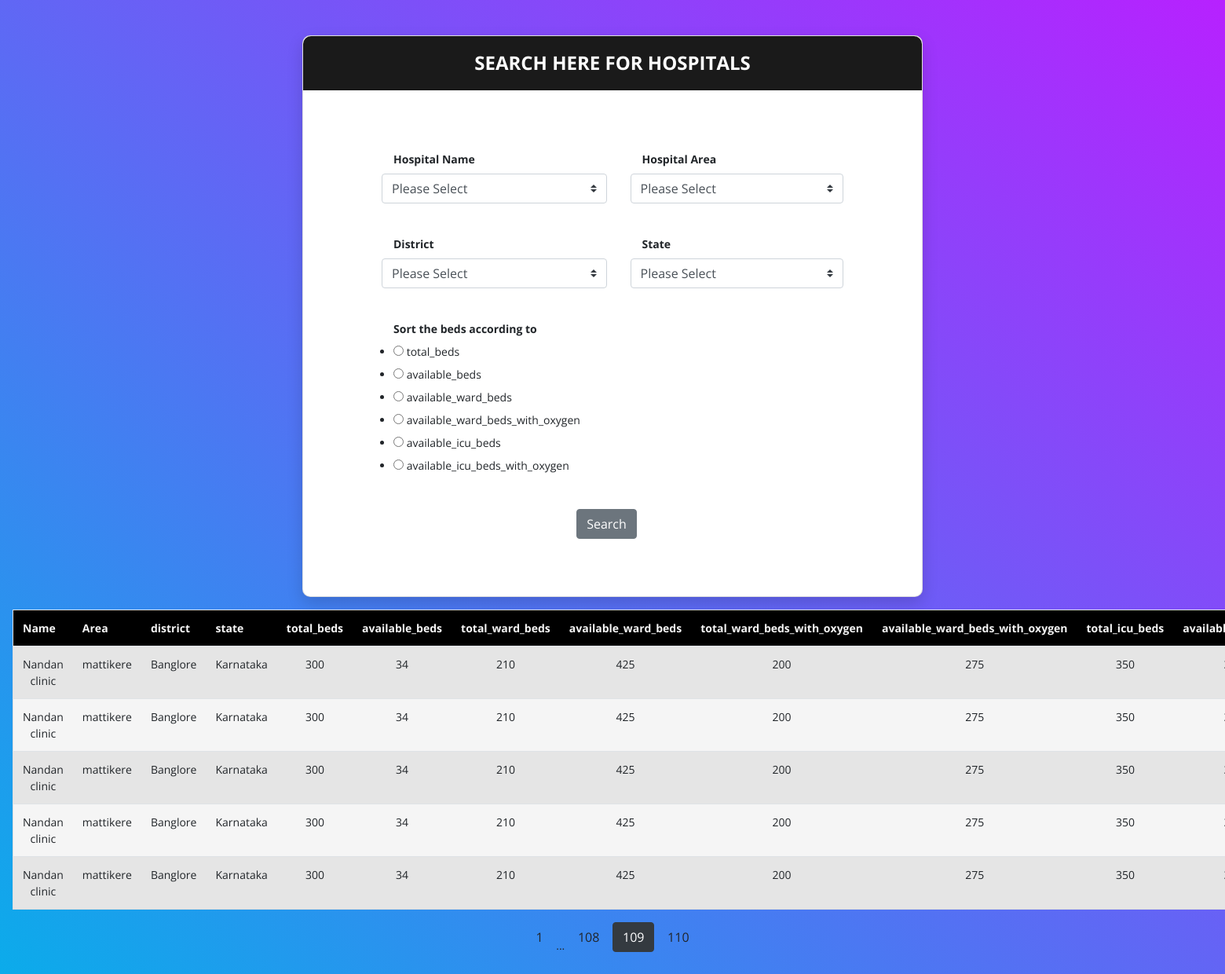
The app's page /?page=109 with its own data.
### models.py (models this page shows, shortened)
class Hospital(db.Model):
    id = db.Column(db.Integer, primary_key=True)
    name = db.Column(db.String(100), nullable=False)
    area = db.Column(db.String(100), nullable=False)
    district = db.Column(db.String(100), nullable=False)
    state = db.Column(db.String(100), nullable=False)
    total_beds = db.Column(db.Integer, nullable=False)
    available_beds = db.Column(db.Integer, nullable=False)
    total_ward_beds = db.Column(db.Integer, nullable=False)
    available_ward_beds = db.Column(db.Integer, nullable=False)
    total_ward_beds_with_oxygen = db.Column(db.Integer, nullable=False)
    available_ward_beds_with_oxygen = db.Column(db.Integer, nullable=False)
    total_icu_beds = db.Column(db.Integer, nullable=False)
    available_icu_beds = db.Column(db.Integer, nullable=False)
    total_icu_beds_with_oxygen = db.Column(db.Integer, nullable=False)
    available_icu_beds_with_oxygen = db.Column(db.Integer, nullable=False)
    beds = db.relationship('Bed', backref='hospital', lazy=True)

### app.py (the view, shortened to what this page needs)
@app.route('/', methods=['GET','POST'])
def index():
    name=False
    district=False
    state=False
    area=False
    beds= False
    form = InfoForm()
    page = request.args.get('page', 1, type=int)
    print('page: ', page)
    if request.method == 'GET':
        name = request.args.get('name')
        state = request.args.get('state')
        district = request.args.get('district')
        area = request.args.get('area')
        beds = request.args.get('beds')
    if form.validate_on_submit() and request.method == "POST":
        print('POST request')
    data = Hospital.query.order_by(Hospital.total_beds.desc()).paginate(per_page=5, page=page)
    if(name =='Please Select' and district =='Please Select' and state =='Please Select' and area =='Please Select'):
        if beds == 'total_beds':
            data = Hospital.query.order_by(Hospital.total_beds.desc()).paginate(per_page=5, page=page)
        elif beds== 'available_beds':
            data = Hospital.query.order_by(Hospital.available_beds.desc()).paginate(per_page=5, page=page)
        elif beds == 'available_ward_beds':
            data = Hospital.query.order_by(Hospital.available_ward_beds.desc()).paginate(per_page=5, page=page)
        elif beds == 'available_ward_beds_with_oxygen':
            data = Hospital.query.order_by(Hospital.available_ward_beds_with_oxygen.desc()).paginate(per_page=5, page=page)
        elif beds == 'available_icu_beds':
            data = Hospital.query.order_by(Hospital.available_icu_beds.desc()).paginate(per_page=5, page=page)
        elif beds == 'available_icu_beds_with_oxygen':
            data = Hospital.query.order_by(Hospital.available_icu_beds_with_oxygen.desc()).paginate(per_page=5, page=page)
    elif(name !=  'Please Select' and district !='Please Select' and state !='Please Select' and area !='Please Select'):
        if beds == 'total_beds':
            data = Hospital.query.filter_by(name=name, district=district, state=state, area=area).order_by(Hospital.total_beds.desc()).paginate(per_page=5, page=page)
        elif beds== 'available_beds':
            data = Hospital.query.filter_by(name=name, district=district, state=state, area=area).order_by(Hospital.available_beds).paginate(per_page=5, page=page)
        elif beds == 'available_ward_beds':
            data = Hospital.query.filter_by(name=name, district=district, state=state, area=area).order_by(Hospital.available_ward_beds.desc()).paginate(per_page=5, page=page)
        elif beds == 'available_ward_beds_with_oxygen':
            data = Hospital.query.filter_by(name=name, district=district, state=state, area=area).order_by(Hospital.available_ward_beds_with_oxygen.desc()).paginate(per_page=5, page=page)
        elif beds == 'available_icu_beds':
            data = Hospital.query.filter_by(name=name, district=district, state=state, area=area).order_by(Hospital.available_icu_beds.desc()).paginate(per_page=5, page=page)
        elif beds == 'available_icu_beds_with_oxygen':
            data = Hospital.query.filter_by(name=name, district=district, state=state, area=area).order_by(Hospital.available_icu_beds_with_oxygen.desc()).paginate(per_page=5, page=page)
    else:
        data = Hospital.query.order_by(Hospital.total_beds.desc()).paginate(per_page=5, page=page)
        print("Get Request")
    form.name.data = name
    form.district.data = district
    form.state.data = state
    form.area.data = area
    form.beds.data = beds
    return render_template('index.html', form=form, name=name, district=district, state=state, area=area, beds=beds, hospitals=data)

### forms.py
class InfoForm(FlaskForm):
    name = SelectField('Name', choices=[('Please Select','Please Select'),('Preetham emergency','Preetham emergency'),('Nandan clinic','Nandan clinic'),('Siddarth multispeciality','Siddarth multispeciality'),('Father Muller Hospital','Father Muller Hospital')])
    district = SelectField('District: ', choices=[('Please Select','Please Select'),('D.K','D.K'),('Banglore','Banglore')])
    state = SelectField('State: ', choices=[('Please Select','Please Select'),('Andra','Andra'),('Karnataka','Karnataka')])
    area = SelectField('Area: ', choices=[('Please Select','Please Select'),('badyar','badyar'),('mattikere','mattikere')])
    beds = RadioField('Sort bed results by ',[validators.Required()], choices=[('total_beds','total_beds'),('available_beds','available_beds'),('available_ward_beds','available_ward_beds'),('available_ward_beds_with_oxygen','available_ward_beds_with_oxygen'),('available_icu_beds','available_icu_beds'),('available_icu_beds_with_oxygen','available_icu_beds_with_oxygen')], default='total_beds')
    submit = SubmitField('Search')

### templates/index.html (shortened to what this page needs)
<!DOCTYPE html>
<html lang="en">
<head>
    <link rel="stylesheet" href="https://stackpath.bootstrapcdn.com/bootstrap/4.3.1/css/bootstrap.min.css">
	    <link href="https://unpkg.com/aos@2.3.1/dist/aos.css" rel="stylesheet">
        <link rel="stylesheet" href="https://cdnjs.cloudflare.com/ajax/libs/select2/4.0.13/css/select2.min.css" />
    <link rel="stylesheet" href="https://cdn.jsdelivr.net/npm/material-design-icons-iconfont@6.1.0/dist/material-design-icons.min.css">
    <link rel="stylesheet" href="https://stackpath.bootstrapcdn.com/font-awesome/4.7.0/css/font-awesome.min.css">
    <link href="static/main.css" rel="stylesheet" media="all">
</head>
<body>
<div id="wrapper">
    <div class="page-wrapper bg-gra-03 p-t-45 p-b-50">
        <div class="wrapper wrapper--w790">
            <div class="card card-5">
                <div class="card-heading">
                    <h2 class="title">Search Here for Hospitals</h2>
                </div>
                <div class="card-body">
                    <div style="padding-left: 0px;" class="container">
                            <div class="col-md-12">
                                <form href="/" method="POST">
                                    <div class="row">
                                        <div style="padding-left: 0px;" class="col-sm-6">
                                            <div style="margin-top: 25px;" class="form-group">
                                                <label for="na" style="margin-left: 30px;" class="form-label "><b>Hospital Name</b></label>
                                                <span class = "col-sm-4">
                                                    {{ form.name(id="na",class="custom-select selectFilter") }}
                                                </span>
                                            </div>
                                        </div>
                                        <div class="col-sm-6">
                                            <div style="margin-top: 25px;" class="form-group">
                                                <label for="area" style="margin-left: 30px;" class="form-label "><b>Hospital Area</b></label>
                                                <span class = "col-sm-4">
                                                    {{ form.area(id="area",class="custom-select selectFilter")}}
                                                </span>
                                            </div>
                                        </div>
                                        <div style="padding-left: 0px;" class="col-sm-6">
                                            <div style="margin-top: 25px;" class="form-group">
                                                <label for="district" style="margin-left: 30px;" class="form-label "><b>District</b></label>
                                                <span class = "col-sm-4">
                                                    {{ form.district(id="district",class="custom-select selectFilter")}}
                                                </span>
                                            </div>
                                        </div>
                                        <div class="col-sm-6">
                                            <div style="margin-top: 25px;" class="form-group">
                                                <label for="state" style="margin-left: 30px;" class="form-label "><b>State</b></label>
                                                <span class = "col-sm-4">
                                                    {{ form.state(id="state",class="custom-select selectFilter")}}
                                                </span>
                                            </div>
                                        </div>
                                    </div>
                                    <div class="col-sm-6">
                                        <div style="margin-top: 25px;" class="form-group">
                                            <label class="form-label "><b>Sort the beds according to</b></label>
                                            <span class = "col-sm-4">
                                                    {{ form.beds(class="radio") }}
                                            </span>
                                        </div>
                                    </div>
                                    <div style="text-align: center;">
                                        {{form.submit(class="btn btn-secondary")}}
                                    </div>
                                </form>
                            </div>
                        </div>
                    </div>
                </div>
            </div>
        <table class="table">
            <tr  class="table__header">
                <th class="table__cell">Name</th>
                <th class="table__cell">Area</th>
                <th class="table__cell">district</th>
                <th class="table__cell">state</th>
                <th class="table__cell">total_beds</th>
                <th class="table__cell">available_beds</th>
                <th class="table__cell">total_ward_beds</th>
                <th class="table__cell">available_ward_beds</th>
                <th class="table__cell">total_ward_beds_with_oxygen</th>
                <th class="table__cell">available_ward_beds_with_oxygen</th>
                <th class="table__cell">total_icu_beds</th>
                <th class="table__cell">available_icu_beds</th>
            </tr>
            {% for row in hospitals.items %}
            <tr style="text-align: center;" class="table__row">
                <td class="table__cell">{{row.name}}</td>
                <td class="table__cell">{{row.area}}</td>
                <td class="table__cell">{{row.district}}</td>
                <td class="table__cell">{{row.state}}</td>
                <td class="table__cell">{{row.total_beds}}</td>
                <td class="table__cell">{{row.available_beds}}</td>
                <td class="table__cell">{{row.total_ward_beds}}</td>
                <td class="table__cell">{{row.available_ward_beds}}</td>
                <td class="table__cell">{{row.total_ward_beds_with_oxygen}}</td>
                <td class="table__cell">{{row.available_ward_beds_with_oxygen}}</td>
                <td class="table__cell">{{row.total_icu_beds}}</td>
                <td class="table__cell">{{row.available_icu_beds}}</td>
            </tr>
            {% endfor %}
        </table>
        <div style="text-align: center;">
        {% for page_num in hospitals.iter_pages(left_edge=1, right_edge=1, left_current=1, right_current=2) %}
            {% if page_num %}
                {% if hospitals.page == page_num  %}
                    <a  class="btn btn-dark mb-4" href="{{url_for('index', page=page_num, name=name, district=district, state=state, area=area, beds=beds) }}">{{ page_num }}</a>
                {% else %}
                    <a  class="btn btn-outline dark mb-4" href="{{ url_for('index', page=page_num, name=name, district=district, state=state, area=area, beds=beds) }}">{{ page_num }}</a>
                {% endif %}
            {% else %}
            ...
            {% endif %}
        {% endfor %}
            </div>
</div>
</div>
</body>
</html>

### static/main.css (style rules this page uses)
body, h1, h2, h3, h4, h5, h6, blockquote, p, pre, dl, dd, ol, ul, figure, hr, fieldset, legend { margin: 0; padding: 0; }
body { font-family: "Open Sans", "Arial", "Helvetica Neue", sans-serif; font-weight: 400; font-size: 14px; background: #5751aa; }
h1, h2, h3, h4, h5, h6 { font-weight: 400; }
h2 { font-size: 30px; }
.bg-gra-03 { background: -webkit-gradient(linear, left bottom, right top, from(#08aeea), to(#b721ff)); background: -webkit-linear-gradient(bottom left, #08aeea 0%, #b721ff 100%); background: -moz-linear-gradient(bottom left, #08aeea 0%, #b721ff 100%); background: -o-linear-gradient(bottom left, #08aeea 0%, #b721ff 100%); background: linear-gradient(to top right, #08aeea 0%, #b721ff 100%); }
.p-t-45 { padding-top: 45px; }
.p-b-50 { padding-bottom: 50px; }
.wrapper { margin: 0 auto; }
.wrapper--w790 { max-width: 790px; }
.title { font-size: 24px; text-transform: uppercase; font-weight: 700; text-align: center; color: #fff; }
.card { -webkit-border-radius: 3px; -moz-border-radius: 3px; border-radius: 3px; background: #fff; }
.card-5 { background: #fff; -webkit-border-radius: 10px; -moz-border-radius: 10px; border-radius: 10px; -webkit-box-shadow: 0px 8px 20px 0px rgba(0, 0, 0, 0.15); -moz-box-shadow: 0px 8px 20px 0px rgba(0, 0, 0, 0.15); box-shadow: 0px 8px 20px 0px rgba(0, 0, 0, 0.15); }
.card-5 .card-heading { padding: 20px 0; background: #1a1a1a; -webkit-border-top-left-radius: 10px; -moz-border-radius-topleft: 10px; border-top-left-radius: 10px; -webkit-border-top-right-radius: 10px; -moz-border-radius-topright: 10px; border-top-right-radius: 10px; }
.card-5 .card-body { padding: 52px 85px; padding-bottom: 73px; }
.table { border-collapse: collapse; border-spacing: 0; margin: 1rem; background-color: #f5f5f5; width: 100%; border:1px solid #ddd; }
tr:nth-child(even) { background-color: #f2f2f2; }
.table__row:nth-child(even) { background-color: #e5e5e5; }
.table__header { text-align: left; }
.table__cell { padding: 8px; }
.table__header { color: #f5f5f5; background-color: black; border: blanchedalmond; }

### records on screen
Hospital: name "Nandan clinic", area "mattikere", district "Banglore", state "Karnataka", total_beds "300", available_beds "34", total_ward_beds "210", available_ward_beds "425", total_ward_beds_with_oxygen "200", available_ward_beds_with_oxygen "275", total_icu_beds "350"
Hospital: name "Nandan clinic", area "mattikere", district "Banglore", state "Karnataka", total_beds "300", available_beds "34", total_ward_beds "210", available_ward_beds "425", total_ward_beds_with_oxygen "200", available_ward_beds_with_oxygen "275", total_icu_beds "350"
Hospital: name "Nandan clinic", area "mattikere", district "Banglore", state "Karnataka", total_beds "300", available_beds "34", total_ward_beds "210", available_ward_beds "425", total_ward_beds_with_oxygen "200", available_ward_beds_with_oxygen "275", total_icu_beds "350"
Hospital: name "Nandan clinic", area "mattikere", district "Banglore", state "Karnataka", total_beds "300", available_beds "34", total_ward_beds "210", available_ward_beds "425", total_ward_beds_with_oxygen "200", available_ward_beds_with_oxygen "275", total_icu_beds "350"
Hospital: name "Nandan clinic", area "mattikere", district "Banglore", state "Karnataka", total_beds "300", available_beds "34", total_ward_beds "210", available_ward_beds "425", total_ward_beds_with_oxygen "200", available_ward_beds_with_oxygen "275", total_icu_beds "350"

### other values on screen
{{ page_num }} "1" "108" "110"
{{ page_num }} "109"
